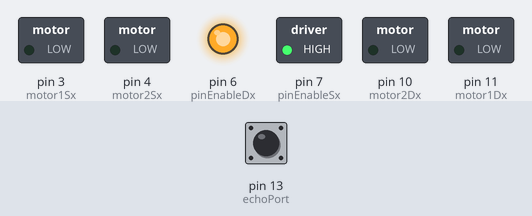
A sketch run on a simulated Arduino Uno, built with avr-gcc and run on an emulated ATmega328P. On the bench: switched loads named in the sketch (green lamp = pin HIGH), output pins drawn as LEDs (lit = HIGH). The test bench sets the inputs (shaded band); at power-on: pin 13 (echoPort) LOW. Pins used as bus, display or sensor lines are not drawn.

Above: at 1.2 s.
1.3 s: pin 13 (echoPort) pulsed HIGH 2 times (0.12 s each, 0.3 s apart)
At 1.9 s:
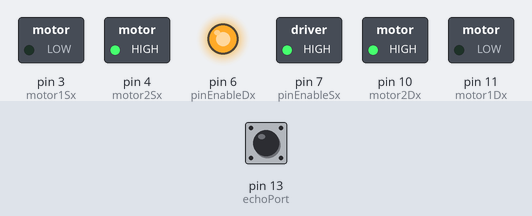
Timing chart, 0 to 4.3 s (numbered marks = the images above; inputs shaded):
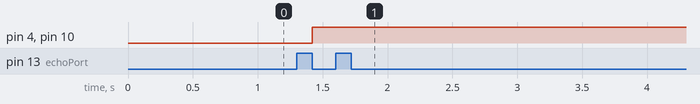

The sketch:

muovereAutoDistanza.ino
```cpp
//Programma per muovere un auto 2wd utilizzando un ponte H L293DNE
const int motor1Sx = 3; //pin 3 INPUT motore sinistro
const int motor2Sx = 4; //pin 4 INPUT motore sinistro
const int motor2Dx = 10; //pin 10 INPUT motore destro
const int motor1Dx = 11; //pin 11 INPUT motore destro
const int pinEnableSx = 7; //pin ENABLE motore sinistro
const int pinEnableDx = 6; //pin ENABLE motore destro
const int trigPort = 12;
const int echoPort = 13;
int direzione, prevDir; //variabile per ricevere la direzione dell'auto tramite tastiera
long durata, distanza;

int calcoloDistanza(){
  digitalWrite(trigPort, LOW);
  digitalWrite(trigPort, HIGH);
  delayMicroseconds(10);
  digitalWrite(trigPort, HIGH);
  durata = pulseIn(echoPort, HIGH);
  distanza = 0.034*durata /2;
  return distanza;
}

void setup() {
  Serial.begin(9600);
  pinMode(motor1Sx, OUTPUT);
  pinMode(motor2Sx, OUTPUT);
  pinMode(motor1Dx, OUTPUT);
  pinMode(motor2Dx, OUTPUT);
  pinMode(pinEnableSx, OUTPUT);
  pinMode(pinEnableDx, OUTPUT);
                                   //teniamo i motori sempre accesi
  digitalWrite(pinEnableSx, HIGH); //accensione motore sinistro
  digitalWrite(pinEnableDx, HIGH); //accensione motore destro
  pinMode(trigPort, OUTPUT);
  pinMode(echoPort, INPUT);
}

void loop() {
  if(calcoloDistanza()>15){ //controllo la distanza da ostacoli, se minore di 15 i motori va in stop
     if (Serial.available() > 0) {     //lettura direzione tramite tastiera
      direzione = Serial.read();
      Serial.print("Direzione");
      Serial.println(direzione, DEC);
      prevDir = direzione;
     }
     if(direzione == 119){
      digitalWrite(motor1Sx, HIGH); //accendo motori 1 sinistro e destro per andare avanti
      digitalWrite(motor2Sx, LOW);
      digitalWrite(motor1Dx, HIGH);
      digitalWrite(motor2Dx, LOW);
     }
     if(direzione == 115){
      digitalWrite(motor1Sx, LOW);  //accendo motori 2 sinistro e destro per andare indietro
      digitalWrite(motor2Sx, HIGH);
      digitalWrite(motor1Dx, LOW);
      digitalWrite(motor2Dx, HIGH);
     }

     if(direzione == 97){
      digitalWrite(motor1Sx, LOW); //accendo il motore di destra per girare a sinistra
      digitalWrite(motor2Sx, LOW);
      digitalWrite(motor1Dx, HIGH);
      digitalWrite(motor2Dx, LOW);
     }
     if(direzione == 100){
      digitalWrite(motor1Sx, HIGH); //accendo il motore di sinistra per girare a destra
      digitalWrite(motor2Sx, LOW);
      digitalWrite(motor1Dx, LOW);
      digitalWrite(motor2Dx, LOW);
     }

     if(direzione == 32){
      digitalWrite(motor1Sx, LOW); //stop fermo tutti i motori
      digitalWrite(motor2Sx, LOW);
      digitalWrite(motor1Dx, LOW);
      digitalWrite(motor2Dx, LOW);
     }
  }
  else {
    direzione = 115;
  }
}
```

Measured:
- after the input at 1.3 s, pin 4 (motor2Sx), pin 10 (motor2Dx): LOW → HIGH after 0.12 s
